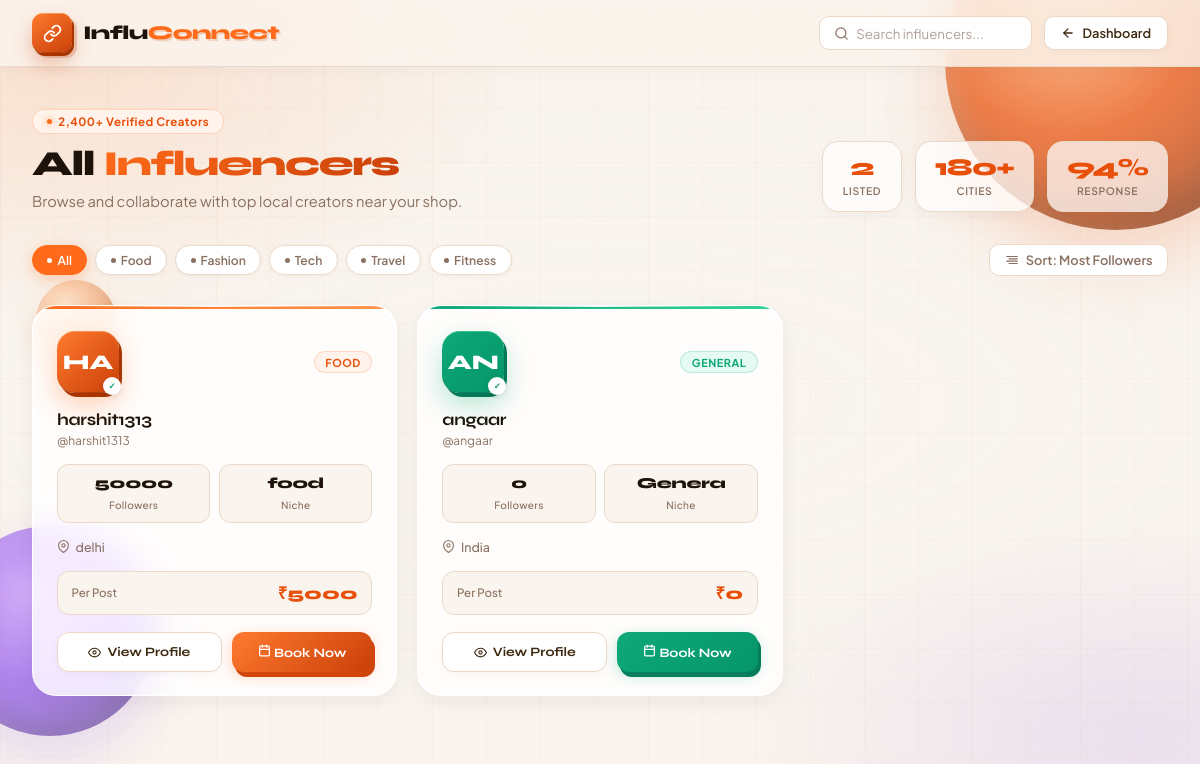
/influencers/, run on an earlier commit of the app's database.
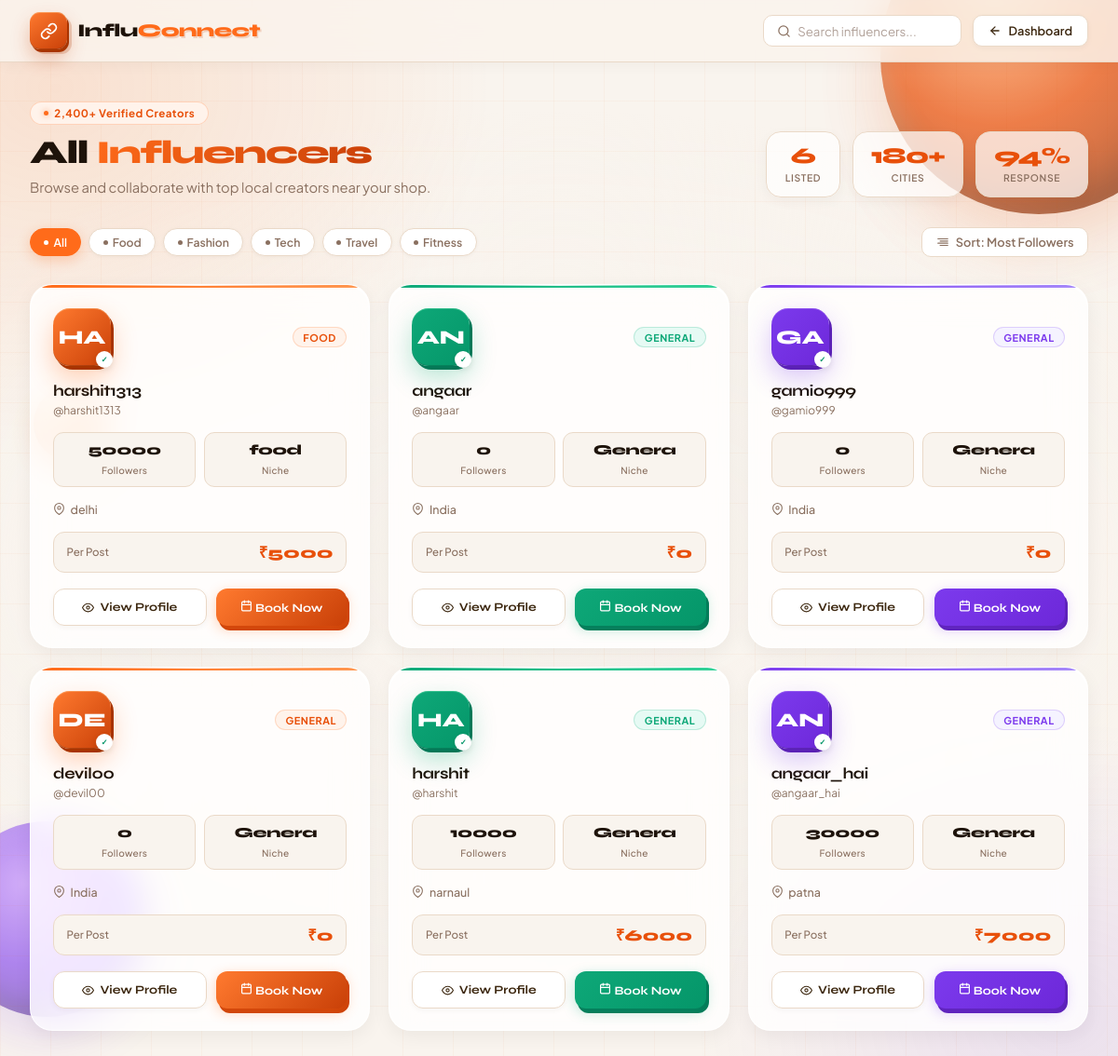
And on a later commit of the database.
### influencers/models.py (models this page shows, shortened)
class InfluencerProfile(models.Model):
    user = models.OneToOneField(settings.AUTH_USER_MODEL, on_delete=models.CASCADE)
    phone = models.CharField(max_length=20, blank=True, default='')
    date_of_birth = models.DateField(null=True, blank=True)
    photo = models.ImageField(upload_to='influencer_photos/', blank=True, null=True)
    street = models.CharField(max_length=200, blank=True, default='')
    city = models.CharField(max_length=100, blank=True, default='')
    state = models.CharField(max_length=100, blank=True, default='')
    pincode = models.CharField(max_length=10, blank=True, default='')
    country = models.CharField(max_length=100, blank=True, default='India')
    bio = models.TextField(blank=True, default='')
    category = models.CharField(max_length=100, blank=True, default='')
    location = models.CharField(max_length=100, blank=True, default='')
    price_per_post = models.IntegerField(default=0)
    followers = models.IntegerField(default=0)
    instagram = models.URLField(blank=True, default='')
    youtube = models.URLField(blank=True, default='')
    twitter = models.URLField(blank=True, default='')

### accounts/models.py (models this page shows)
class CustomUser(AbstractUser):
    ROLE_CHOICES = (
        ('influencer', 'Influencer'),
        ('shopkeeper', 'Shopkeeper'),
    )
    role = models.CharField(max_length=20, choices=ROLE_CHOICES, default='')

### influencers/views.py (the view)
# urls.py: path('', views.influencers_list, name='influencers_list'),
def influencers_list(request):
    influencers = InfluencerProfile.objects.all()
    return render(request, 'influencers/influencers.html', {'influencers': influencers})

### templates/influencers/influencers.html (shortened to what the changed rows need)
<!DOCTYPE html>
<html lang="en">
<head>
</head>
<body>
<div class="orb orb-1"></div>
<div class="orb orb-2"></div>
<div class="orb orb-3"></div>
<header class="topbar">
  <div class="topbar-inner">
  </div>
</header>
<div class="page-wrap">
  <div class="page-hero">
    <div class="hero-text">
      <h1 class="hero-title">All <span>Influencers</span></h1>
    </div>
    <div class="hero-stats">
      <div class="hstat">
        <span class="hstat-val">{{ influencers|length }}</span>
        <span class="hstat-lbl">Listed</span>
      </div>
    </div>
  </div>
  <div class="controls-row">
  </div>
  <div class="influencers-grid">
    {% for influencer in influencers %}
    <div class="inf-card">
      <div class="inf-avatar-wrap">
        <div class="inf-avatar">
          {{ influencer.user.username|slice:":2"|upper }}
        </div>
        <span class="inf-category">{{ influencer.category }}</span>
      </div>
      <p class="inf-name">{{ influencer.user.username }}</p>
      <p class="inf-handle">@{{ influencer.user.username|lower }}</p>
      <div class="inf-stats">
        <div class="inf-stat">
          <span class="inf-stat-val">{{ influencer.followers }}</span>
          <span class="inf-stat-lbl">Followers</span>
        </div>
        <div class="inf-stat">
          <span class="inf-stat-val">{{ influencer.category|slice:":6" }}</span>
          <span class="inf-stat-lbl">Niche</span>
        </div>
      </div>
      <div class="inf-location">
        <svg viewBox="0 0 24 24" fill="none" stroke="currentColor"
             stroke-width="2" stroke-linecap="round" stroke-linejoin="round">
          <path d="M21 10c0 7-9 13-9 13s-9-6-9-13a9 9 0 0 1 18 0z"/>
          <circle cx="12" cy="10" r="3"/>
        </svg>
        {{ influencer.location }}
      </div>
      <div class="inf-price-row">
        <span class="inf-price-lbl">Per Post</span>
        <span class="inf-price-val">₹{{ influencer.price_per_post }}</span>
      </div>
      <div class="inf-actions">
        <a href="#" class="btn-view">
          <svg viewBox="0 0 24 24" fill="none" stroke="currentColor"
               stroke-width="2" stroke-linecap="round" stroke-linejoin="round">
            <path d="M1 12s4-8 11-8 11 8 11 8-4 8-11 8-11-8-11-8z"/>
            <circle cx="12" cy="12" r="3"/>
          </svg>
          View Profile
        </a>
        <div class="btn-book-wrap">
          <a href="{% url 'bookings:create_booking' influencer.id %}" class="btn-book">
             <class="btn-book">
            <svg viewBox="0 0 24 24" fill="none" stroke="currentColor"
                 stroke-width="2.2" stroke-linecap="round" stroke-linejoin="round">
              <rect x="3" y="4" width="18" height="18" rx="2"/>
              <line x1="16" y1="2" x2="16" y2="6"/>
              <line x1="8"  y1="2" x2="8"  y2="6"/>
              <line x1="3"  y1="10" x2="21" y2="10"/>
            </svg>
            Book Now
          </a>
        </div>
      </div>
    </div>
    {% endfor %}
  </div>
</div>
</body>
</html>

What changed in the data, as far as the page shows it:
added InfluencerProfile: user.username "GA", category "GENERAL", user.username "gamio999", followers "0", category "Genera", location "India", price_per_post "0"
added InfluencerProfile: user.username "DE", category "GENERAL", user.username "devil00", followers "0", category "Genera", location "India", price_per_post "0"
added InfluencerProfile: user.username "HA", category "GENERAL", user.username "harshit", followers "10000", category "Genera", location "narnaul", price_per_post "6000"
added InfluencerProfile: user.username "AN", category "GENERAL", user.username "angaar_hai", followers "30000", category "Genera", location "patna", price_per_post "7000"
Also different on the page:
{{ influencers|length }}: "2" → "6"
